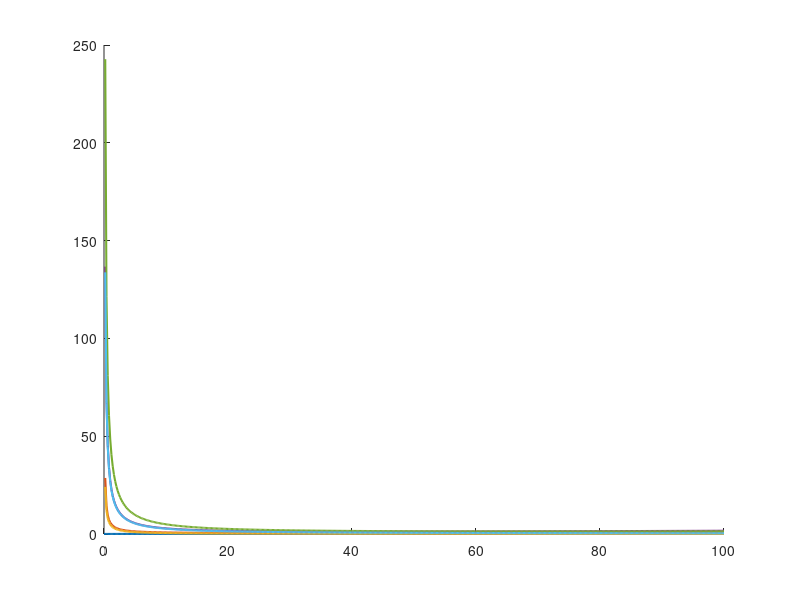

Here is the MATLAB script that generated this plot: (Note: this script raises an error after producing the figure.)
%% Constants
g = 32.174; % Gravity in ft/s^2
rho = 0.0023769; % Air density at sea level in slugs/ft^3

%% Aircraft Specifications
W_empty = 14000; % Empty weight in lbs
W_max = 31000; % Maximum takeoff weight in lbs
T_max = 18000; % Maximum thrust with afterburner in lbs
S = 322; % Wing area in ft^2
AR = 3; % Aspect ratio
Cl_max = 1.4; % Maximum lift coefficient with high-lift devices
Cd0 = 0.02; % Zero-lift drag coefficient
e = 0.80; % Oswald efficiency factor

%% Derived Parameters
W_S = linspace(0, 100, 500); % Wing loading range in lbs/ft^2
q = 0.5 * rho * (1.467 * 250)^2; % Dynamic pressure at 250 knots (ft/s)

%% Thrust-to-Weight Ratio Calculations
% Takeoff Constraint
Sg = 2000; % Takeoff ground roll in ft
mu = 0.04; % Rolling friction coefficient
T_W_takeoff = (1.21 / (g * rho * Cl_max * Sg)) * W_S + (0.605 / Cl_max) * (Cd0 - mu * Cl_max) + mu;

% Climb Constraint
V_v = 79.016 + 1.2722*(W_S); % Rate of climb in KCAS
V_inf = 399.843; % Climb speed in KCAS
q_climb = 0.5 * rho * V_inf^2;
cd_min = 0.03;
k = 1 / (pi * e * AR);
T_W_climb = (V_v / V_inf) + (q_climb ./ W_S) * cd_min + (k/q_climb)*(W_S);

% Cruise Constraint
V_cruise = 660; % Cruise speed in ft/s (approximately Mach 0.85)
rho = 7.382e-4;% Density of Air at 35k feet
q_cruise = 0.5 * rho * V_cruise^2;
n = 1;
T_W_cruise = q_cruise * (cd_min ./ (W_S) + k*(n/q_cruise)^2 * (W_S));

% Sustained Turn at Mach 0.9 Constraint
n_09M = 4; % Load factor for sustained turn at M=0.8
V_09M = 875.7; % Speed in ft/s (approximately Mach 0.8)
rho = 7.382e-4;% Density of Air at 35k feet
q_09M = 0.5 * rho * V_09M^2;
alpha = 0.31; % Ratio of Air Densities
T_W_turn_09M = (q_09M / alpha) .* ((cd_min ./ W_S) + k * ((n_09M*0.757 / q_09M).^2).*W_S);

% Sustained Turn at Mach 1.2 Constraint
n_12M = 3; % Load factor for sustained turn at M=1.2
V_12M = 1167; % Speed in ft/s (approximately Mach 1.2)
rho = 7.382e-4;% Density of Air at 35k feet
k = 1/(pi * 0.4 * AR);
q_12M = 0.5 * rho * V_12M^2;
T_W_turn_12M = (q_12M / alpha) .* ((cd_min ./ W_S) + k * ((n_12M*0.757 / q_12M).^2).*W_S);

% Mach 1.6 Dash Constraint
n = 2; 
V_16M = 1556; % Speed in ft/s (approximately Mach 1.4)
q_16M = 0.5 * rho * V_16M^2;
T_W_dash_16M = q_16M * (cd_min ./ (W_S) + k*(n/q_16M)^2 * (W_S));

%% Plotting
figure;
hold on;
plot(W_S, T_W_takeoff, "LineWidth", 1.5);
plot(W_S, T_W_climb, "LineWidth", 1.5);
plot(W_S, T_W_cruise, "LineWidth", 1.5);
plot(W_S, T_W_turn_09M, "LineWidth", 1.5);
plot(W_S, T_W_turn_12M, "LineWidth", 1.5);
plot(W_S, T_W_dash_16M, "LineWidth", 1.5);
xline(76.64, "LineWidth", 1.5);

xlabel('Wing Loading (W/S) [lbs/ft^2]');
ylabel('Thrust-to-Weight Ratio (T/W)');
title('Second Design Constraint Diagram');
legend('Takeoff', 'Climb', 'Cruise', 'Sustained Turn (M=0.9)', 'Sustained Turn (M=1.2)', 'Dash (M=1.6)', 'Landing');
grid on;
hold off;
axis([0 100 0 2])
